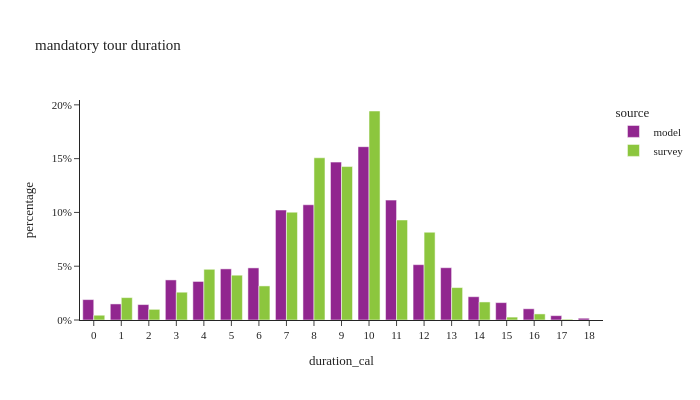

Notebook source saved alongside this figure:
### Code cell
m_tour_data['duration_cal'] = m_tour_data['end'] - m_tour_data['start']

df_plot = m_tour_data.groupby(['source','duration_cal'])[['tour_weight']].sum().reset_index()
df_plot['percentage'] = df_plot.groupby(['source'], group_keys=False)['tour_weight']. \
    apply(lambda x: x / float(x.sum()))

fig = px.bar(df_plot, x="duration_cal", y="percentage", color="source",barmode="group",
             title="mandatory tour duration")
fig.for_each_annotation(lambda a: a.update(text = a.text.split("=")[-1]))
fig.update_layout(height=400, width=700, yaxis=dict(tickformat=".0%"), xaxis=dict(dtick="1"))
fig.show()

### Figure 1 — Plotly figure (JSON) as saved in the notebook; plotly's stock layout.template omitted (floating-point values rounded to 4 significant figures)
{"data": [{"alignmentgroup": "True", "hovertemplate": "source=model<br>duration_cal=%{x}<br>percentage=%{y}<extra></extra>", "legendgroup": "model", "marker": {"color": "#91268F", "pattern": {"shape": ""}}, "name": "model", "offsetgroup": "model", "orientation": "v", "showlegend": true, "textposition": "auto", "type": "bar", "x": [0.0, 1.0, 2.0, 3.0, 4.0, 5.0, 6.0, 7.0, 8.0, 9.0, 10.0, 11.0, 12.0, 13.0, 14.0, 15.0, 16.0, 17.0, 18.0], "xaxis": "x", "y": [0.01896, 0.01494, 0.01435, 0.03726, 0.03584, 0.04753, 0.04844, 0.1022, 0.1071, 0.1468, 0.1611, 0.1114, 0.05144, 0.04861, 0.02165, 0.01617, 0.01043, 0.004043, 0.00165], "yaxis": "y"}, {"alignmentgroup": "True", "hovertemplate": "source=survey<br>duration_cal=%{x}<br>percentage=%{y}<extra></extra>", "legendgroup": "survey", "marker": {"color": "#8CC63E", "pattern": {"shape": ""}}, "name": "survey", "offsetgroup": "survey", "orientation": "v", "showlegend": true, "textposition": "auto", "type": "bar", "x": [0.0, 1.0, 2.0, 3.0, 4.0, 5.0, 6.0, 7.0, 8.0, 9.0, 10.0, 11.0, 12.0, 13.0, 14.0, 15.0, 16.0, 17.0], "xaxis": "x", "y": [0.004433, 0.02082, 0.009908, 0.02584, 0.04714, 0.04165, 0.03169, 0.1003, 0.1508, 0.1426, 0.1943, 0.09298, 0.08159, 0.03015, 0.01677, 0.002693, 0.005647, 0.0007231], "yaxis": "y"}], "layout": {"barmode": "group", "height": 400, "legend": {"title": {"text": "source"}, "tracegroupgap": 0}, "title": {"text": "mandatory tour duration"}, "width": 700, "xaxis": {"anchor": "y", "domain": [0, 1], "dtick": "1", "title": {"text": "duration_cal"}}, "yaxis": {"anchor": "x", "domain": [0, 1], "tickformat": ".0%", "title": {"text": "percentage"}}}}
